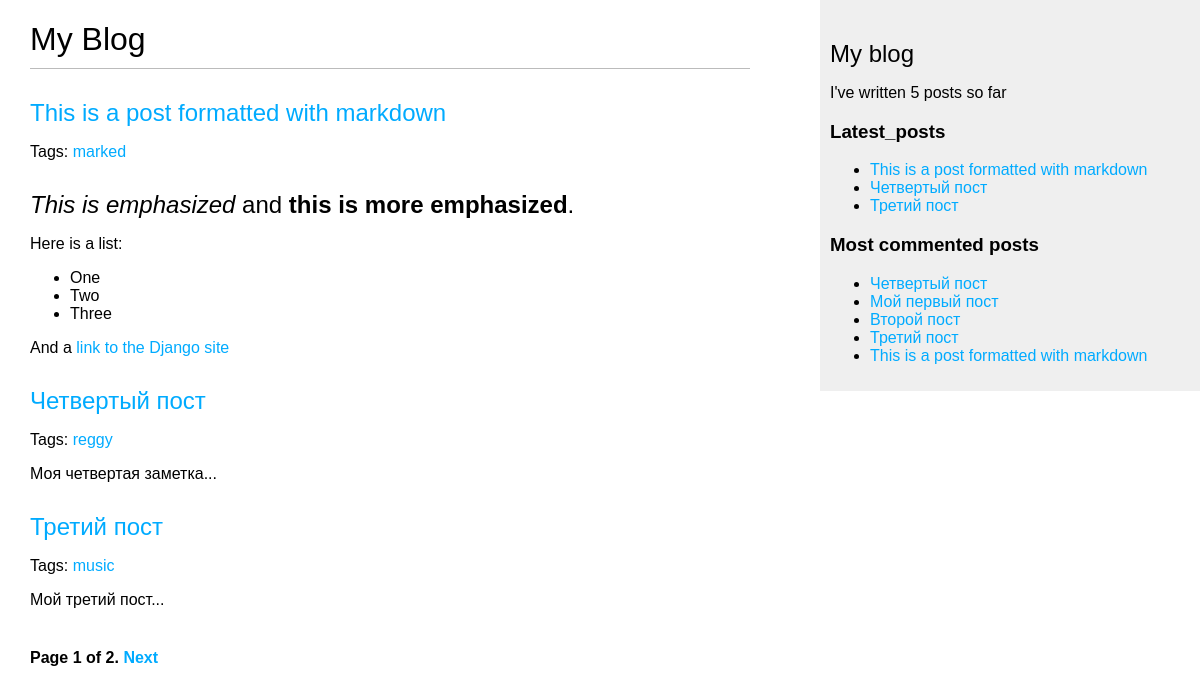
Screenshot of /blog/ with the database file from the repository.
### blog/models.py (models this page shows, shortened)
class Post(models.Model):
    STATUS_CHOICES = (
        ('draft', 'Draft'),
        ('published', 'Published'),
    )
    title = models.CharField(max_length=250)
    slug = models.SlugField(max_length=250,
                            unique_for_date='publish')
    author = models.ForeignKey(User,
                               on_delete=models.CASCADE,
                               related_name='blog_posts')
    body = models.TextField()
    publish = models.DateTimeField(default=timezone.now)
    created = models.DateTimeField(auto_now_add=True)
    updated = models.DateTimeField(auto_now=True)
    status = models.CharField(max_length=10,
                              choices=STATUS_CHOICES,
                              default='draft')
    objects = models.Manager() # The default manager.
    published = PublishedManager() # Our custom manager.
    tags = TaggableManager()
    class Meta:
        ordering = ('-publish',)
    def get_absolute_url(self):
        return reverse('blog:post_detail',
                       args=[self.publish.year,
                             self.publish.month,
                             self.publish.day,
                             self.slug])

### blog/views.py (the view)
# urls.py: path('', views.post_list, name='post_list'),
def post_list(request, tag_slug=None):
    object_list = Post.published.all()
    tag = None
    if tag_slug:
        tag = get_object_or_404(Tag, slug=tag_slug)
        object_list = object_list.filter(tags__in=[tag])
    paginator = Paginator(object_list, 3) # 3 posts in each page
    page = request.GET.get('page')
    try:
        posts = paginator.page(page)
    except PageNotAnInteger:
        posts = paginator.page(1)
    except EmptyPage:
        posts = paginator.page(paginator.num_pages)
    return render(request,
                  'blog/post/list.html',
                  {'page': page,
                   'posts': posts,
                   'tag': tag})

### blog/models.py (called while the page is built)
    def get_queryset(self):
        return super(PublishedManager, self).get_queryset().filter(status='published')

### blog/templatetags/blog_tags.py (called while the page is built)
@register.simple_tag
def total_posts():
    return Post.published.count()

@register.simple_tag
def get_most_commented_posts(count=5):
    return Post.published.annotate(
               total_comments=Count('comments')
           ).order_by('-total_comments')[:count]

@register.inclusion_tag('blog/post/latest_posts.html')
def show_latest_posts(count=5):
    latest_posts = Post.published.order_by('-publish')[:count]
    return {'latest_posts': latest_posts}

@register.filter(name='markdown')
def markdown_format(text):
    return mark_safe(markdown.markdown(text))

### blog/templates/blog/post/list.html (shortened to what this page needs)
{% extends "blog/base.html" %}
{% load blog_tags %}
{% block content %}
  <h1>My Blog</h1>
  {% for post in posts %}
    <h2>
      <a href="{{ post.get_absolute_url }}">
        {{ post.title }}
       </a>
    </h2>
    <p class="tags">
      Tags:
      {% for tag in post.tags.all %}
      <a href="{% url "blog:post_list_by_tag" tag.slug %}">
        {{ tag.name }}
      </a>
    {% endfor %}
    </p>
    {{ post.body|markdown|truncatewords_html:30 }}
  {% endfor %}
  {% include "pagination.html" with page=posts %}
{% endblock %}

### blog/templates/blog/base.html (shortened to what this page needs)
{% load blog_tags %}
{% load static %}
<!DOCTYPE html>
<html>
<head>
  <link href="{% static "css/blog.css" %}" rel="stylesheet">
</head>
<body>
  <div id="content">
    {% block content %}
    {% endblock %}
  </div>
  <div id="sidebar">
    <h2>My blog</h2>
    <p>I've written {% total_posts %} posts so far</p>
    <h3>Latest_posts</h3>
      {% show_latest_posts 3 %}
    <h3>Most commented posts</h3>
      {% get_most_commented_posts as most_commented_posts %}
    <ul>
    {% for post in most_commented_posts %}
      <li>
        <a href="{{ post.get_absolute_url }}">{{ post.title }}</a>
      </li>
    {% endfor %}
    </ul>
  </div>
</body>
</html>

### blog/templates/blog/post/latest_posts.html
<ul>
    {% for post in latest_posts %}
      <li>
        <a href="{{ post.get_absolute_url }}">{{ post.title }}</a>
      </li>
    {% endfor %}
    </ul>

### blog/static/css/blog.css (style rules this page uses)
body { margin:0; padding:0; font-family:helvetica, sans-serif; }
a { color:#00abff; text-decoration:none; }
h1 { font-weight:normal; border-bottom:1px solid #bbb; padding:0 0 10px 0; }
h2 { font-weight:normal; margin:30px 0 0; }
#content { float:left; width:60%; padding:0 0 0 30px; }
#sidebar { float:right; width:30%; padding:10px; background:#efefef; height:100%; }

### rows the page displays
Post: title "This is a post formatted with markdown", body "This is emphasized and this is more emphasized . Here is a list: One Two Three And a link to the Django site"
Tag: name "marked"
Post: title "Четвертый пост", body "Моя четвертая заметка..."
Tag: name "reggy"
Post: title "Третий пост", body "Мой третий пост..."
Tag: name "music"
Post: title "Мой первый пост"
Post: title "Второй пост"

### other values shown
{{ page.number }} "1"
{{ page.paginator.num_pages }} "2"
